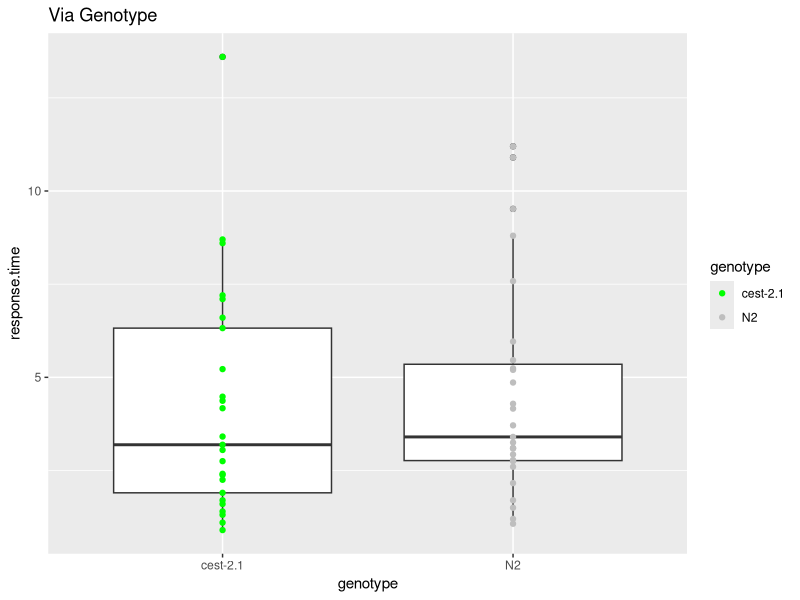
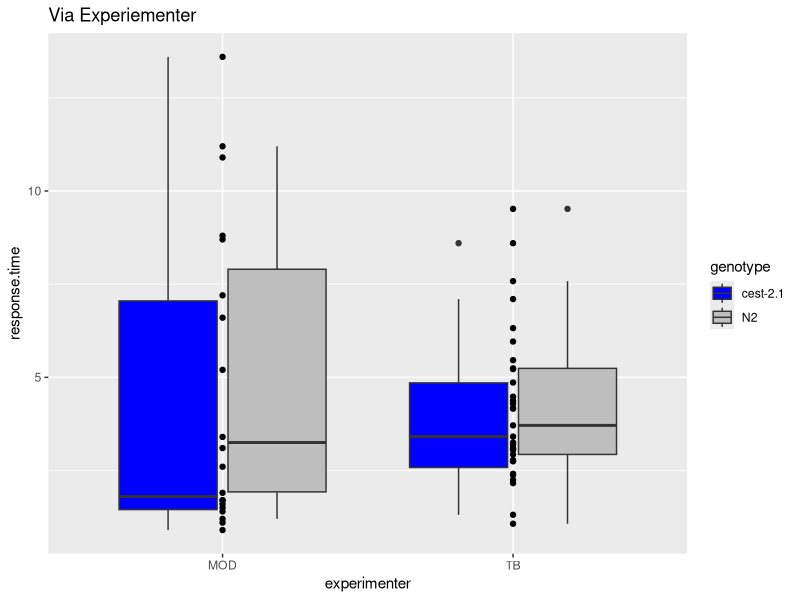
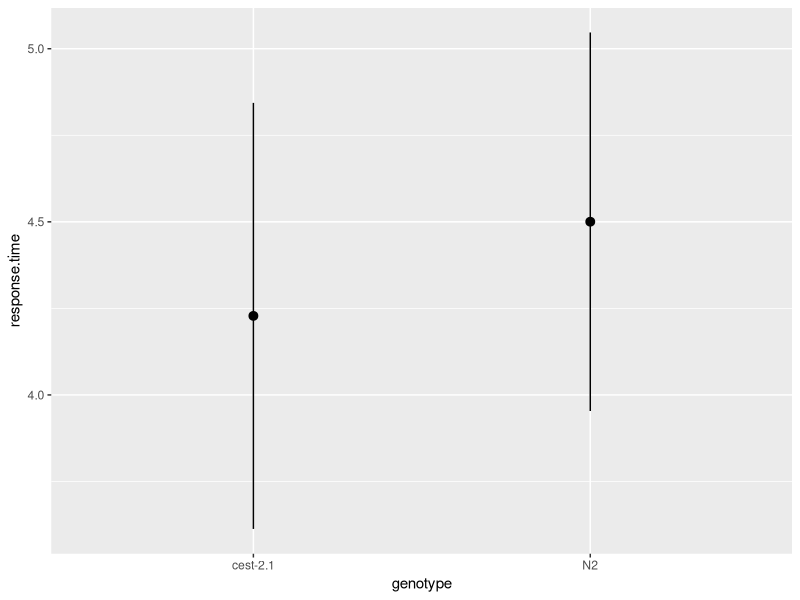

Reproduce these figures in R, in order.
## ---- chunk 1
library(tidyverse)

oct_avoid <- read_csv("octanol_30pct_avoidance_210831.csv")

## ---- chunk 2
oct_avoid %>% glimpse()
## ---- chunk 3
oct_avoid %>%
  ggplot(aes(x = genotype, y = response.time)) +
  geom_boxplot() +
  geom_point(aes(color = genotype)) +
  labs(title = "Via Genotype") +
  scale_fill_manual(values = c("green", "grey")) +
  scale_color_manual(values = c("green", "grey"))
## ---- chunk 4
oct_avoid %>%
  ggplot(aes(x = experimenter, y = response.time)) +
  geom_boxplot(aes(fill = genotype)) +
  geom_point() +
  labs(title = "Via Experiementer") +
  scale_fill_manual(values = c("blue", "grey"))
## ---- chunk 5
N2<- c(9.52,2.75,2.16,2.78,5.96,3.71,2.93,5.46,3.09,4.86,3.25,5.24,1.07,4.16,7.58,3.1,4.29,5.2,1.5,3.1,8.8,3.4,11.2,2.6,1.2,10.9,1.7)

mean(N2)

cest2.1<- c(8.6,4.17,5.22,7.1,2.41,3.41,6.32,2.25,3.05,4.37,1.31,2.38,2.75,3.19,4.48,1.7,1.1,0.9,13.6,1.6,8.7,6.6,1.4,1.9,7.2)

mean(cest2.1)
## ---- chunk 6
oct_avoid %>%
  ggplot(aes(x = genotype, y = response.time)) +
  stat_summary(fun.data = "mean_se")
